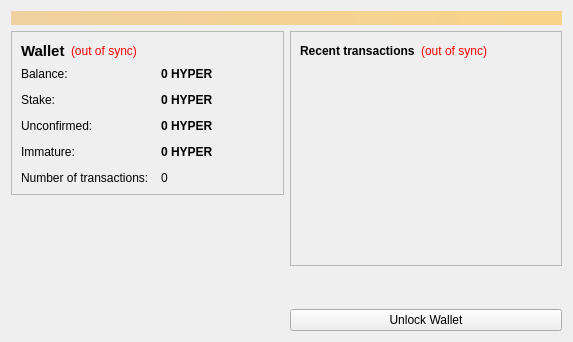
<?xml version="1.0" encoding="UTF-8"?>
<ui version="4.0">
 <class>OverviewPage</class>
 <widget class="QWidget" name="OverviewPage">
  <property name="geometry">
   <rect>
    <x>0</x>
    <y>0</y>
    <width>573</width>
    <height>342</height>
   </rect>
  </property>
  <property name="windowTitle">
   <string>Form</string>
  </property>
  <layout class="QVBoxLayout" name="topLayout">
   <item>
    <widget class="QLabel" name="labelAlerts">
     <property name="visible">
      <bool>false</bool>
     </property>
     <property name="styleSheet">
      <string notr="true">background-color: qlineargradient(x1: 0, y1: 0, x2: 1, y2: 0, stop:0 #F0D0A0, stop:1 #F8D488); color:#000000;</string>
     </property>
     <property name="wordWrap">
      <bool>true</bool>
     </property>
     <property name="margin">
      <number>3</number>
     </property>
    </widget>
   </item>
   <item>
    <layout class="QHBoxLayout" name="horizontalLayout" stretch="1,1">
     <item>
      <layout class="QVBoxLayout" name="verticalLayout_2">
       <item>
        <widget class="QFrame" name="frame">
         <property name="frameShape">
          <enum>QFrame::StyledPanel</enum>
         </property>
         <property name="frameShadow">
          <enum>QFrame::Raised</enum>
         </property>
         <layout class="QVBoxLayout" name="verticalLayout_4">
          <item>
           <layout class="QHBoxLayout" name="horizontalLayout_4">
            <item>
             <widget class="QLabel" name="label_5">
              <property name="font">
               <font>
                <pointsize>11</pointsize>
                <weight>75</weight>
                <bold>true</bold>
               </font>
              </property>
              <property name="text">
               <string>Wallet</string>
              </property>
             </widget>
            </item>
            <item>
             <widget class="QLabel" name="labelWalletStatus">
              <property name="toolTip">
               <string>The displayed information may be out of date. Your wallet automatically synchronizes with the Hyper network after a connection is established, but this process has not completed yet.</string>
              </property>
              <property name="styleSheet">
               <string notr="true">QLabel { color: red; }</string>
              </property>
              <property name="text">
               <string notr="true">(out of sync)</string>
              </property>
              <property name="alignment">
               <set>Qt::AlignLeading|Qt::AlignLeft|Qt::AlignVCenter</set>
              </property>
             </widget>
            </item>
            <item>
             <spacer name="horizontalSpacer_2">
              <property name="orientation">
               <enum>Qt::Horizontal</enum>
              </property>
              <property name="sizeHint" stdset="0">
               <size>
                <width>40</width>
                <height>20</height>
               </size>
              </property>
             </spacer>
            </item>
           </layout>
          </item>
          <item>
           <layout class="QFormLayout" name="formLayout_2">
            <property name="fieldGrowthPolicy">
             <enum>QFormLayout::AllNonFixedFieldsGrow</enum>
            </property>
            <property name="horizontalSpacing">
             <number>12</number>
            </property>
            <property name="verticalSpacing">
             <number>12</number>
            </property>
            <item row="0" column="0">
             <widget class="QLabel" name="label">
              <property name="text">
               <string>Balance:</string>
              </property>
             </widget>
            </item>
            <item row="0" column="1">
             <widget class="QLabel" name="labelBalance">
              <property name="font">
               <font>
                <weight>75</weight>
                <bold>true</bold>
               </font>
              </property>
              <property name="cursor">
               <cursorShape>IBeamCursor</cursorShape>
              </property>
              <property name="toolTip">
               <string>Your current balance</string>
              </property>
              <property name="text">
               <string notr="true">0 HYPER</string>
              </property>
              <property name="textInteractionFlags">
               <set>Qt::LinksAccessibleByMouse|Qt::TextSelectableByKeyboard|Qt::TextSelectableByMouse</set>
              </property>
             </widget>
            </item>
            <item row="1" column="0">
             <widget class="QLabel" name="label_6">
              <property name="text">
               <string>Stake:</string>
              </property>
             </widget>
            </item>
            <item row="1" column="1">
             <widget class="QLabel" name="labelStake">
              <property name="font">
               <font>
                <weight>75</weight>
                <bold>true</bold>
               </font>
              </property>
              <property name="cursor">
               <cursorShape>IBeamCursor</cursorShape>
              </property>
              <property name="toolTip">
               <string>Total of coins that was staked, and do not yet count toward the current balance</string>
              </property>
              <property name="text">
               <string notr="true">0 HYPER</string>
              </property>
              <property name="textInteractionFlags">
               <set>Qt::LinksAccessibleByMouse|Qt::TextSelectableByKeyboard|Qt::TextSelectableByMouse</set>
              </property>
             </widget>
            </item>
            <item row="2" column="0">
             <widget class="QLabel" name="label_3">
              <property name="text">
               <string>Unconfirmed:</string>
              </property>
             </widget>
            </item>
            <item row="2" column="1">
             <widget class="QLabel" name="labelUnconfirmed">
              <property name="font">
               <font>
                <weight>75</weight>
                <bold>true</bold>
               </font>
              </property>
              <property name="cursor">
               <cursorShape>IBeamCursor</cursorShape>
              </property>
              <property name="toolTip">
               <string>Total of transactions that have yet to be confirmed, and do not yet count toward the current balance</string>
              </property>
              <property name="text">
               <string notr="true">0 HYPER</string>
              </property>
              <property name="textInteractionFlags">
               <set>Qt::LinksAccessibleByMouse|Qt::TextSelectableByKeyboard|Qt::TextSelectableByMouse</set>
              </property>
             </widget>
            </item>
            <item row="4" column="0">
             <widget class="QLabel" name="label_2">
              <property name="text">
               <string>Number of transactions:</string>
              </property>
             </widget>
            </item>
            <item row="4" column="1">
             <widget class="QLabel" name="labelNumTransactions">
              <property name="toolTip">
               <string>Total number of transactions in wallet</string>
              </property>
              <property name="text">
               <string notr="true">0</string>
              </property>
             </widget>
            </item>
            <item row="3" column="0">
             <widget class="QLabel" name="labelImmatureText">
              <property name="text">
               <string>Immature:</string>
              </property>
             </widget>
            </item>
            <item row="3" column="1">
             <widget class="QLabel" name="labelImmature">
              <property name="font">
               <font>
                <weight>75</weight>
                <bold>true</bold>
               </font>
              </property>
              <property name="toolTip">
               <string>Mined balance that has not yet matured</string>
              </property>
              <property name="text">
               <string notr="true">0 HYPER</string>
              </property>
              <property name="textInteractionFlags">
               <set>Qt::LinksAccessibleByMouse|Qt::TextSelectableByKeyboard|Qt::TextSelectableByMouse</set>
              </property>
             </widget>
            </item>
           </layout>
          </item>
         </layout>
        </widget>
       </item>
       <item>
        <spacer name="verticalSpacer">
         <property name="orientation">
          <enum>Qt::Vertical</enum>
         </property>
         <property name="sizeHint" stdset="0">
          <size>
           <width>20</width>
           <height>40</height>
          </size>
         </property>
        </spacer>
       </item>
      </layout>
     </item>
     <item>
      <layout class="QVBoxLayout" name="verticalLayout_3">
       <item>
        <widget class="QFrame" name="frame_2">
         <property name="frameShape">
          <enum>QFrame::StyledPanel</enum>
         </property>
         <property name="frameShadow">
          <enum>QFrame::Raised</enum>
         </property>
         <layout class="QVBoxLayout" name="verticalLayout">
          <item>
           <layout class="QHBoxLayout" name="horizontalLayout_2">
            <item>
             <widget class="QLabel" name="label_4">
              <property name="text">
               <string>&lt;b&gt;Recent transactions&lt;/b&gt;</string>
              </property>
             </widget>
            </item>
            <item>
             <widget class="QLabel" name="labelTransactionsStatus">
              <property name="toolTip">
               <string>The displayed information may be out of date. Your wallet automatically synchronizes with the Hyper network after a connection is established, but this process has not completed yet.</string>
              </property>
              <property name="styleSheet">
               <string notr="true">QLabel { color: red; }</string>
              </property>
              <property name="text">
               <string notr="true">(out of sync)</string>
              </property>
              <property name="alignment">
               <set>Qt::AlignRight|Qt::AlignTrailing|Qt::AlignVCenter</set>
              </property>
             </widget>
            </item>
            <item>
             <spacer name="horizontalSpacer">
              <property name="orientation">
               <enum>Qt::Horizontal</enum>
              </property>
              <property name="sizeHint" stdset="0">
               <size>
                <width>40</width>
                <height>20</height>
               </size>
              </property>
             </spacer>
            </item>
           </layout>
          </item>
          <item>
           <widget class="QListView" name="listTransactions">
            <property name="styleSheet">
             <string notr="true">QListView { background: transparent; }</string>
            </property>
            <property name="frameShape">
             <enum>QFrame::NoFrame</enum>
            </property>
            <property name="verticalScrollBarPolicy">
             <enum>Qt::ScrollBarAlwaysOff</enum>
            </property>
            <property name="horizontalScrollBarPolicy">
             <enum>Qt::ScrollBarAlwaysOff</enum>
            </property>
            <property name="selectionMode">
             <enum>QAbstractItemView::NoSelection</enum>
            </property>
           </widget>
          </item>
         </layout>
        </widget>
       </item>
       <item>
        <spacer name="verticalSpacer_2">
         <property name="orientation">
          <enum>Qt::Vertical</enum>
         </property>
         <property name="sizeHint" stdset="0">
          <size>
           <width>20</width>
           <height>40</height>
          </size>
         </property>
        </spacer>
       </item>
       <item>
        <widget class="QPushButton" name="unlockWalletButton">
         <property name="text">
          <string>Unlock Wallet</string>
         </property>
        </widget>
       </item>
      </layout>
     </item>
    </layout>
   </item>
  </layout>
 </widget>
 <resources/>
 <connections/>
</ui>
